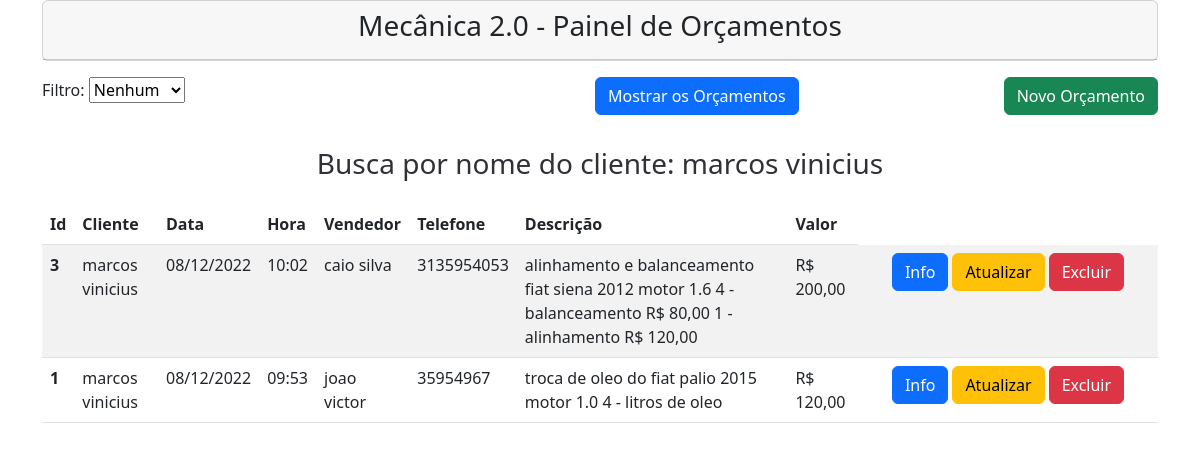
/index.php?Cliente=marcos vinicius, run on the app's committed database.
### tables this page shows
CREATE TABLE `orcamento` (
  `id` int(11) UNSIGNED NOT NULL,
  `nomeCliente` varchar(50) NOT NULL,
  `dataCadastro` varchar(30) NOT NULL,
  `horaCadastro` varchar(30) NOT NULL,
  `nomeVendedor` varchar(50) NOT NULL,
  `telefone` varchar(35) NOT NULL,
  `descricao` varchar(500) NOT NULL,
  `precoOrcamento` varchar(10) NOT NULL
);

### index.php (the view, shortened to what this page needs)
<?php
require "header.php";
?>
<section class="container">
    <div clas="span10 offset1">
        <div class="card">
            <div class="card-header center">
                <h3 class="well" style="text-align:center;">Mecânica 2.0 - Painel de Orçamentos</h3>
            </div>
        </div>
        <div class="card-body">
            <div class="d-flex justify-content-between py-md-3">
                <label for="tipos_filtro" id="label_tipos_Filtro">Filtro:
                    <select name="tipos_filtro" id="tipos_Filtro" onchange='trocaFiltro()'>
                        <option value="Nenhum">Nenhum</option>
                    </select>
                </label>
                <div id="div-btn-show">
                    <a href="index.php" class="btn btn-primary float-right">Mostrar os Orçamentos</a>
                </div>
                <div class="div-btn-add">
                    <a href="create.php" class="btn btn-success float-right">Novo Orçamento</a>
                </div>
            </div>
            <table class="table table-striped">
                <thead>
                    <tr>
                        <th scope="col">Id</th>
                        <th scope="col">Cliente</th>
                        <th scope="col">Data</th>
                        <th scope="col">Hora</th>
                        <th scope="col">Vendedor</th>
                        <th scope="col">Telefone</th>
                        <th scope="col">Descrição</th>
                        <th scope="col">Valor</th>
                    </tr>
                </thead>
                <tbody>
                    <?php
                    $pdo = DataBase::conectar();
                    if ($_SERVER["REQUEST_METHOD"] == "GET") {
                        if (!empty($_GET)) {
                            if (!empty($_GET['Cliente'])){
                                $nome = $_GET['Cliente'];
                                echo "<h3 style='text-align:center; color:#303037' class='py-md-3' >Busca por nome do cliente: ". $nome."</h3>";
                                $sql = "SELECT * FROM orcamento WHERE nomeCliente='".$nome."' ORDER BY id DESC";
                                foreach($pdo->query($sql)as $row){
                                    imprimirTabela($row);
                                }
                            }else if(!empty($_GET['Vendedor'])){
                                $nome = $_GET['Vendedor'];
                                $sql = "SELECT * FROM orcamento WHERE nomeVendedor='".$nome."' ORDER BY id DESC";
                                echo "<h3 style='text-align:center; color:#303037' class='py-md-3' >Busca por nome do vendedor: ". $nome."</h3>";
                                foreach($pdo->query($sql)as $row){
                                    imprimirTabela($row);
                                }
                            }else if(!empty($_GET['DataInicial']) && !empty($_GET['DataFinal'])){
                                $dataInicial = $_GET['DataInicial'];
                                $dataFinal = $_GET['DataFinal'];
                                echo "<h3 style='text-align:center; color:#303037' class='py-md-3' >Busca por período: ". implode('/', array_reverse(explode('-', $dataInicial)))." até ".implode('/', array_reverse(explode('-', $dataFinal)))."</h3>";
                                $dataInicialNumero = number_format(str_replace("-", "", $dataInicial));
                                $dataFinalNumero = number_format(str_replace("-", "", $dataFinal));
                                $sql = 'SELECT * FROM orcamento ORDER BY id DESC';
                                foreach($pdo->query($sql)as $row){
                                    $dataCadastradaNumero = number_format(str_replace("-", "", $row['dataCadastro']));
                                    if($dataCadastradaNumero>=$dataInicialNumero && $dataCadastradaNumero<=$dataFinalNumero){
                                        imprimirTabela($row);
                                    }
                                }
                            }
                        }else{
                            $sql = 'SELECT * FROM orcamento ORDER BY id DESC';
                            foreach($pdo->query($sql)as $row){
                                imprimirTabela($row);
                            }
                        }
                    }
                    function imprimirTabela($row){
                        echo '<tr>';
                        echo '<th scope="row">'. $row['id'] . '</th>';
                        echo '<td>'. $row['nomeCliente'] . '</td>';
                        echo '<td>'. implode('/', array_reverse(explode('-', $row['dataCadastro']))). '</td>';
                        echo '<td>'. $row['horaCadastro'] . '</td>';
                        echo '<td>'. $row['nomeVendedor'] . '</td>';
                        echo '<td>'. $row['telefone'] . '</td>';
                        echo '<td>'. $row['descricao'] . '</td>';
                        echo '<td>R$ '.str_replace(".", ",",$row['precoOrcamento']).'</td>';
                        echo '<td width=300 align="center"> ';
                        echo '<a class="btn btn-primary" href="read.php?id='.$row['id'].'">Info</a>';
                        echo '<a class="btn btn-warning mx-md-1" href="update.php?id='.$row['id'].'">Atualizar</a>';
                        echo '<a class="btn btn-danger" href="delete.php?id='.$row['id'].'">Excluir</a>';
                        echo '</td>';
                        echo '</tr>';
                    }
                    ?>
                </tbody>
            </table>
        </div>
    </div>
</section>
<?php
require('footer.php');
?>

### data on the page
orcamento: id "3", nomeCliente "marcos vinicius", dataCadastro "08/12/2022", horaCadastro "10:02", nomeVendedor "caio silva", telefone "3135954053", descricao "alinhamento e balanceamento fiat siena 2012 motor 1.6 4 - balanceamento R$ 80,00 1 - alinhamento R$ 120,00", precoOrcamento "200,00"
orcamento: id "1", nomeCliente "marcos vinicius", dataCadastro "08/12/2022", horaCadastro "09:53", nomeVendedor "joao victor", telefone "35954967", descricao "troca de oleo do fiat palio 2015 motor 1.0 4 - litros de oleo", precoOrcamento "120,00"

### other printed values
$nome "marcos vinicius"
